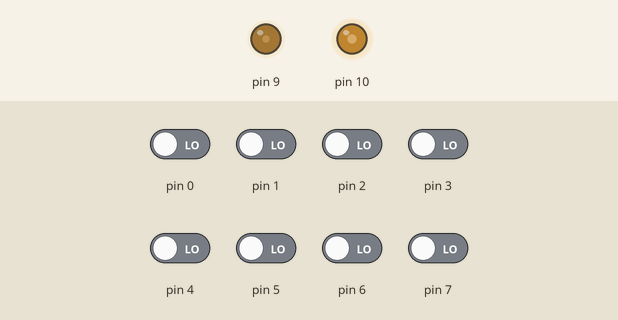
The sketch below on a simulated Arduino Uno, built with avr-gcc and run on an emulated ATmega328P. Shown: output pins drawn as LEDs (lit = HIGH). The inputs (shaded band) are chosen by the test bench; at power-on: pin 0–7 LOW.

Above: at 0.8 s.
0.9 s: pin 2 driven HIGH
At 1.8 s:
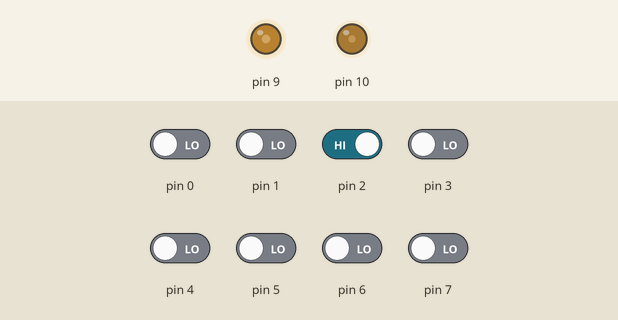
2.4 s: pin 5 driven HIGH
At 3.6 s:
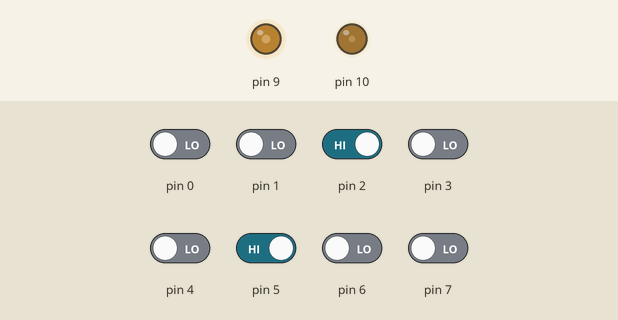
3.9 s: pin 6 driven HIGH
At 5.1 s:
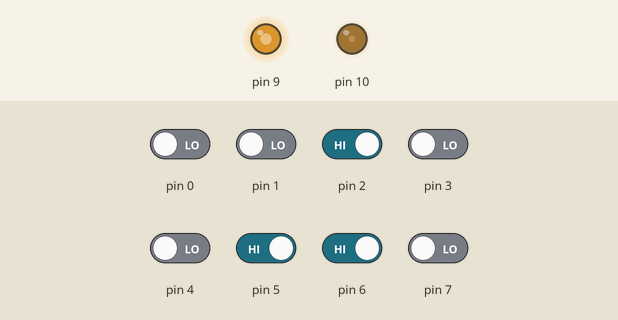
5.4 s: pin 4 driven HIGH
At 5.7 s:
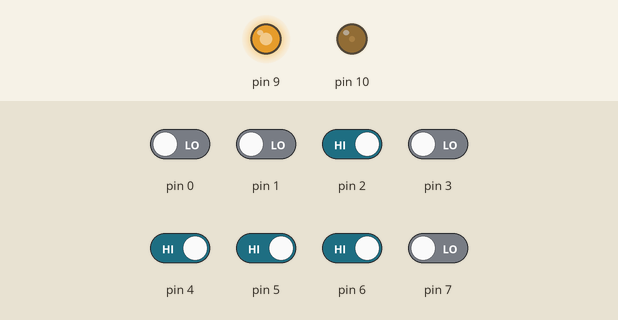
6.9 s: pin 2 driven LOW
At 7.6 s:
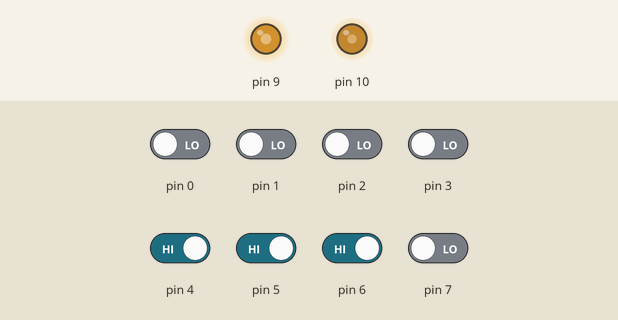
8.4 s: pin 7 driven HIGH
At 9.4 s:
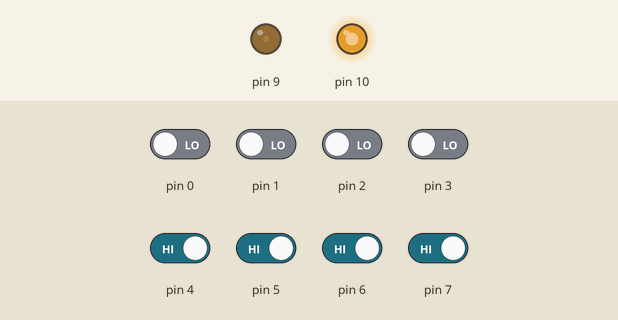
Timing chart, 0 to 10.9 s (numbered marks = the images above; inputs shaded):
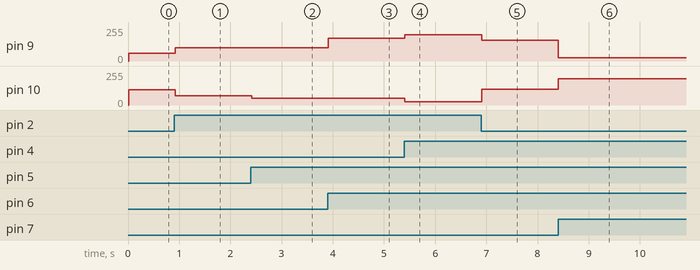

Measured:
- after the input at 0.9 s, pin 9: 58/255 → 100/255 at once; pin 10: 113/255 → 68/255 at once
- after the input at 2.4 s, pin 10: 68/255 → 52/255 at once
- after the input at 3.9 s, pin 9: 100/255 → 171/255 at once
- after the input at 5.4 s, pin 9: 171/255 → 198/255 at once; pin 10: 52/255 → 26/255 at once
- after the input at 6.9 s, pin 9: 198/255 → 155/255 at once; pin 10: 26/255 → 120/255 at once
- after the input at 8.4 s, pin 9: 155/255 → 26/255 at once; pin 10: 120/255 → 198/255 at once

The sketch:

TesteFuzzyC.ino
```cpp
#include "FuzzyRule.h"
#include "FuzzyComposition.h"
#include "Fuzzy.h"
#include "FuzzyRuleConsequent.h"
#include "FuzzyOutput.h"
#include "FuzzyInput.h"
#include "FuzzyIO.h"
#include "FuzzySet.h"
#include "FuzzyRuleAntecedent.h"

// Instanciando um objeto da biblioteca
Fuzzy* fuzzy = new Fuzzy();// criando um novo sistema fuzzy sem senhum paremetro

  //------------------------------------------------------------------------------------------Modelagem das funções de pertinência

// setando um trapezio onde o primeiro ponto é o inicial (0), o segundo é ate onde entre o primeiro ponto é o segundo ele ira variar ate (1)
// o terçeiro é ate onde o segundo ponto é o terçeiro ira manter em (1)e o quarto é ate onde ele vai variar do terçeiro ate o quarto ponto há (0)

//criando os trapézios que seram as funções de pertinência de entrada os graficos que estão associadas as entradas do fuzzy
FuzzySet* AchouMuitoEsquerda = new FuzzySet(-0.9, 0.1, 0.1, 0.1);
FuzzySet* AchouEsquerda = new FuzzySet(-0.1, 0.9 ,0.9, 0.9);
FuzzySet* AchouIdeal = new FuzzySet(0, 0 , 0, 0);
FuzzySet* AchouDireita = new FuzzySet(-0.1, 0.9, 0.9, 0.9);
FuzzySet* AchouMuitoDireita= new FuzzySet(-0.9, 0.1, 0.1, 0.1);
FuzzySet* PerdeuMuitoEsquerda = new FuzzySet(1, 1, 1, 1);
FuzzySet* PerdeuEsquerda = new FuzzySet(1, 1, 1, 1);
FuzzySet* PerdeuIdeal = new FuzzySet(1, 1, 1, 1);
FuzzySet* PerdeuDireita = new FuzzySet(1, 1, 1, 1);
FuzzySet* PerdeuMuitoDireita= new FuzzySet(1, 1, 1, 1);


//iniciando a função principal
int main(){
// definindo os canais de leitura (da extrema esquerda ate a extrema direita)
 int S1,S2,S3,S4,S5;
//################################## inicio da configuracao do PWM #######

    //configurando  modo PWM  (fase corrigida, 10 bits) do temporizador/contador TC1  que é conectado aos pinos OC1A (PB1) -> D9 e OC1B (PB2)-> D10

    //TC1 é um contador de 16 bits que permite grande precisão na geração de formas de onda

    //#################################
    //O controle do modo de operação do TC1 é feito nos registradores  TCCR1A e TCCR1B

    TCCR1A = ((1 << COM1A1)  | ((1 << COM1B1) | (1 << WGM11) | (1 << WGM10)));
    //WGM11 e WGM10 configura o modo de operacao 3 do TC1 como fase corrigida, 10 bits
    //COM1A1 e COM1B1 Limpeza de OC1A/OC1B na igualdade de comparação, isso define um PWM nao invertido

    TCCR1B =  (1 << CS10);
    //CCS12, CCS11 e CCS10 seleção do clock para o TC1.

    //CCS11 e CCS10 clock/64


    //################################## fim da configuracao do PWM #######


//################################## inicio da configuracao das portas que serao usadas #######
    DDRB=((1 <<  PB1)  |  (1 <<  PB2)); //define pino D9 e D10 com saida

    DDRD=((0 <<  PD2)  |  (0 <<  PD4)  |  (0 <<  PD5)  |  (0 <<  PD6)  | (0 <<  PD7));// define os pinos d2 d4 d5 d6 d7 com entrada
    //################################## fim da configuracao das portas que serao usadas #######

  //------------------------------------------------------------------------------------------Declarando as entradas do sistema


  FuzzyInput* MuitoEsquerda = new FuzzyInput(1);// criando a entrada em Fuzzy chamada MuitoEsquerda e está é a primeira entrada (1)
  MuitoEsquerda->addFuzzySet(AchouMuitoEsquerda);// na entrada MuitoEsquerda adicionou o grafico (função de pertinencia AchouMuitoEsquerda)
  MuitoEsquerda->addFuzzySet(PerdeuMuitoEsquerda);// na entrada MuitoEsquerda adicionou o grafico (função de pertinencia PerdeuMuitoEsquerda)
  fuzzy-> addFuzzyInput(MuitoEsquerda);// adicionou ao sistema fuzzy a entrada MuitoEsquerda

  FuzzyInput* Esquerda = new FuzzyInput(2);// criando a entrada em Fuzzy chamada Esquerda e está é a segunda entrada (2)
  Esquerda->addFuzzySet(AchouEsquerda);// na entrada Esquerda adicionou o grafico (função de pertinencia AchouEsquerda)
  Esquerda->addFuzzySet(PerdeuEsquerda);// na entrada Esquerda adicionou o grafico (função de pertinencia PerdeuEsquerda)
  fuzzy-> addFuzzyInput(Esquerda);// adicionou ao sistema fuzzy a entrada Esquerda

  FuzzyInput* Ideal = new FuzzyInput(3);// criando a entrada em Fuzzy chamada Ideal e está é a Terçeira entrada (3)
  Ideal->addFuzzySet(AchouIdeal);// na entrada Ideal adicionou o grafico (função de pertinencia AchouIdeal)
  Ideal->addFuzzySet(PerdeuIdeal);// na entrada Ideal adicionou o grafico (função de pertinencia PerdeuIdeal)
  fuzzy->addFuzzyInput(Ideal);// adicionou ao sistema fuzzy a entrada Ideal

  FuzzyInput* Direita = new FuzzyInput(4);// criando a entrada em Fuzzy chamada Direita e está é a Quarta entrada (4)
  Direita->addFuzzySet(AchouDireita);// na entrada Direita adicionou o grafico (função de pertinencia AchouDireita)
  Direita->addFuzzySet(PerdeuDireita);// na entrada Direita adicionou o grafico (função de pertinencia PerdeuDireita)
  fuzzy-> addFuzzyInput(Direita);// adicionou ao sistema fuzzy a entrada Direita

  FuzzyInput* MuitoDireita = new FuzzyInput(5);// criando a entrada em Fuzzy chamada MuitoDireita e está é a Quinta entrada (5)
  MuitoDireita->addFuzzySet(AchouMuitoDireita);// na entrada MuitoDireita adicionou o grafico (função de pertinencia AchouMuitoDireita)
  MuitoDireita->addFuzzySet(PerdeuMuitoDireita);// na entrada MuitoDireita adicionou o grafico (função de pertinencia PerdeuMuitoDireita)
  fuzzy-> addFuzzyInput(MuitoDireita);// adicionou ao sistema fuzzy a entrada MuitoDireita

//-----------------------------------------------------------------------------------------------------Declarando as saidas

//-----------------------------------------------------------------------------------------------------saída 1
FuzzyOutput* MotorEsquerdo = new FuzzyOutput(1);//Criando a saída em Fuzzy MotorEsquerdo e está é a primeira saída(1)
FuzzySet* TensaoMotorEsquerdo = new FuzzySet(0,600,600,600); //Criando um grafico (Função de pertinência) trapezoidal
FuzzySet* TensaoMotorEsquerdo2 = new FuzzySet(0,0,0,160);    //Criando um grafico (Função de pertinência) trapezoidal
FuzzySet* TensaoMotorEsquerdo3 = new FuzzySet(0,0,361,361);  //Criando um grafico (Função de pertinência) trapezoidal
FuzzySet* TensaoMotorEsquerdo4 = new FuzzySet(0,400,400,400);//Criando um grafico (Função de pertinência) trapezoidal
MotorEsquerdo->addFuzzySet(TensaoMotorEsquerdo);  //Adicionando a saída MotorEsquerdo o grafico(Função de pertinência) TensaoMotorEsquerdo
MotorEsquerdo->addFuzzySet(TensaoMotorEsquerdo2); //Adicionando a saída MotorEsquerdo o grafico(Função de pertinência) TensaoMotorEsquerdo2
MotorEsquerdo->addFuzzySet(TensaoMotorEsquerdo3); //Adicionando a saída MotorEsquerdo o grafico(Função de pertinência) TensaoMotorEsquerdo3
MotorEsquerdo->addFuzzySet(TensaoMotorEsquerdo4); //Adicionando a saída MotorEsquerdo o grafico(Função de pertinência) TensaoMotorEsquerdo4
fuzzy ->addFuzzyOutput(MotorEsquerdo); //Adicionando ao sistema Fuzzy a saída MotorEsquerdo

//------------------------------------------------------------------------------------------------------saida 2

FuzzyOutput* MotorDireito = new FuzzyOutput(2); //Criando a saída em Fuzzy MotorDireito e está é a segunda saída
FuzzySet* TensaoMotorDireito = new FuzzySet(0,0,0,160);     //Criando um grafico (Função de pertinência) trapezoidal
FuzzySet* TensaoMotorDireito2 = new FuzzySet(0,600,600,600);//Criando um grafico (Função de pertinência) trapezoidal
FuzzySet* TensaoMotorDireito3 = new FuzzySet(0,0,360,360);  //Criando um grafico (Função de pertinência) trapezoidal
FuzzySet* TensaoMotorDireito4 = new FuzzySet(0,40,400,400); //Criando um grafico (Função de pertinência) trapezoidal
MotorDireito->addFuzzySet(TensaoMotorDireito);  //Adicionando a saída MotorDireito o grafico(Função de pertinência) TensaoMotorDireito
MotorDireito->addFuzzySet(TensaoMotorDireito2); //Adicionando a saída MotorDireito o grafico(Função de pertinência) TensaoMotorDireito2
MotorDireito->addFuzzySet(TensaoMotorDireito3); //Adicionando a saída MotorDireito o grafico(Função de pertinência) TensaoMotorDireito3
MotorDireito->addFuzzySet(TensaoMotorDireito4); //Adicionando a saída MotorDireito o grafico(Função de pertinência) TensaoMotorDireito4
fuzzy ->addFuzzyOutput(MotorDireito); //Adicionando ao sistema Fuzzy a saída MotorDireito

//--------------------------------------------------------------------------------------Composição das regras: Condições de ativação e qual será a consequência
//-------------------------------------------------------------------------------------------------------Caso somente s1 seja ativado---> regra 1

  FuzzyRuleAntecedent* AchouMuitoEsquerdaAndPerdeuResto= new FuzzyRuleAntecedent();//Criando a regra antecedente(que usa dados diretamente ligados a entrada) chamada AchouMuitoEsquerdaAndPerdeuResto
  AchouMuitoEsquerdaAndPerdeuResto->joinSingle(AchouMuitoEsquerda); // Adicionando a regra criada um grafico sem nenhuma Condição (joinSingle) apenas dizendo que quando o valor estiver dentro do intervalo AchouMuitoEsquerda esta regra estara valendo

  FuzzyRuleConsequent* thenAchouMuitoEsquerdaAndPerdeuResto = new FuzzyRuleConsequent();//Criando a regra Consequent (Que liga dados diretamente a saída do Fuzzy) chamada thenAchouMuitoEsquerdaAndPerdeuResto
  thenAchouMuitoEsquerdaAndPerdeuResto->addOutput(TensaoMotorDireito2);//Adicionando a regra a ao grafico (Função de pertinência) TensaoMotorDireito2, então quando esta regra for ativa ira jogar a resposta em TensaoMotorDireito2
  thenAchouMuitoEsquerdaAndPerdeuResto->addOutput(TensaoMotorEsquerdo2); //Adicionando a regra a ao grafico (Função de pertinência) TensaoMotorEsquerdo2, então quando esta regra for ativa ira jogar a resposta em TensaoMotorDEsquerdo2

  FuzzyRule* fuzzyRule1 = new FuzzyRule(1,AchouMuitoEsquerdaAndPerdeuResto,thenAchouMuitoEsquerdaAndPerdeuResto);//Criando a regra em si esta é a primeira regra e associa a regra antecedente AchouMuitoEsquerdaAndPerdeuResto que se for ativada ira ativar a regra consequent thenAchouMuitoEsquerdaAndPerdeuResto
  fuzzy->addFuzzyRule(fuzzyRule1);// Adicionando ao sistema Fuzzy a regra fuzzyRule1 e esta é a primeira regra criada

 //------------------------------------------------------------------------------------------------------Caso somente s2 seja ativado---> regra 2
// está regra segue a mesma ideia da regra 1
  FuzzyRuleAntecedent* AchouEsquerdaAndPerdeuResto = new FuzzyRuleAntecedent();
  AchouEsquerdaAndPerdeuResto->joinSingle(AchouEsquerda);

  FuzzyRuleConsequent* thenAchouEsquerdaAndPerdeuResto = new FuzzyRuleConsequent();
  thenAchouEsquerdaAndPerdeuResto->addOutput(TensaoMotorDireito4);
  thenAchouEsquerdaAndPerdeuResto->addOutput(TensaoMotorEsquerdo2);

  FuzzyRule* fuzzyRule2 = new FuzzyRule(2,AchouEsquerdaAndPerdeuResto, thenAchouEsquerdaAndPerdeuResto);
  fuzzy->addFuzzyRule(fuzzyRule2);

//-------------------------------------------------------------------------------------------------------Caso somente s3 seja ativado---> regra 3
// está regra segue a mesma ideia da regra 1
  FuzzyRuleAntecedent* AchouIdealAndPerdeuResto = new FuzzyRuleAntecedent();
  AchouIdealAndPerdeuResto->joinSingle(AchouIdeal);

  FuzzyRuleConsequent* thenAchouIdealAndPerdeuResto = new FuzzyRuleConsequent();
  thenAchouIdealAndPerdeuResto->addOutput(TensaoMotorDireito3);
  thenAchouIdealAndPerdeuResto->addOutput(TensaoMotorEsquerdo3);

  FuzzyRule* fuzzyRule3 = new FuzzyRule(3,AchouIdealAndPerdeuResto, thenAchouIdealAndPerdeuResto);
  fuzzy->addFuzzyRule(fuzzyRule3);

//-------------------------------------------------------------------------------------------------------Caso somente s4 seja ativado---> regra 4
// está regra segue a mesma ideia da regra 1

  FuzzyRuleAntecedent* AchouDireitaAndPerdeuResto = new FuzzyRuleAntecedent();
  AchouDireitaAndPerdeuResto->joinSingle(AchouDireita);

  FuzzyRuleConsequent* thenAchouDireitaAndPerdeuResto = new FuzzyRuleConsequent();
  thenAchouDireitaAndPerdeuResto->addOutput(TensaoMotorDireito);
  thenAchouDireitaAndPerdeuResto->addOutput(TensaoMotorEsquerdo4);

  FuzzyRule* fuzzyRule4 = new FuzzyRule(4,AchouDireitaAndPerdeuResto,thenAchouDireitaAndPerdeuResto);
  fuzzy->addFuzzyRule(fuzzyRule4);

 //------------------------------------------------------------------------------------------------------Caso somente s5 seja ativado---> regra 5
 // está regra segue a mesma ideia da regra 1

  FuzzyRuleAntecedent* AchouMuitoDireitaAndPerdeuResto = new FuzzyRuleAntecedent();
  AchouMuitoDireitaAndPerdeuResto->joinSingle(AchouMuitoDireita);

  FuzzyRuleConsequent* thenAchouMuitoDireitaAndPerdeuResto = new FuzzyRuleConsequent();
  thenAchouMuitoDireitaAndPerdeuResto->addOutput(TensaoMotorDireito);
  thenAchouMuitoDireitaAndPerdeuResto->addOutput(TensaoMotorEsquerdo);

  FuzzyRule* fuzzyRule5 = new FuzzyRule(5,AchouMuitoDireitaAndPerdeuResto, thenAchouMuitoDireitaAndPerdeuResto);
  fuzzy->addFuzzyRule(fuzzyRule5);
//----------------------------------------------------------------------------------------------------------------Regras adicionais
//----------------------------------------------------------------------------------------------------------------Todos sensores detectando branco(1)


  FuzzyRuleAntecedent* PerdeuMuitoDireitaAndDireita = new FuzzyRuleAntecedent();//criando uma regra antecedente
  PerdeuMuitoDireitaAndDireita->joinWithAND(PerdeuMuitoDireita, PerdeuDireita);//Adicionando a regra antecedente criada na linha anterior duas entradas atraves da operação joinWithAND que ira pegar o menor valor entra as duas entradas
  FuzzyRuleAntecedent* PerdeuMuitoEsquerdaAndEsquerda= new FuzzyRuleAntecedent();//criando uma nova regra antecedente
  PerdeuMuitoEsquerdaAndEsquerda->joinWithAND(PerdeuMuitoEsquerda, PerdeuEsquerda);//Adicionando a regra antecedente criada na linha anterior duas entradas atraves da operação joinWithAND que ira pegar o menor valor entra as duas entradas
  FuzzyRuleAntecedent* PerdeuSensoresLaterais = new FuzzyRuleAntecedent();//criando uma nova regra antecedente
  PerdeuSensoresLaterais->joinWithAND(PerdeuMuitoDireitaAndDireita, PerdeuMuitoEsquerdaAndEsquerda);//Adicionando a regra antecedente criada na linha anterior as duas regras antecedentes anteriores que atraves da operação joinWithAND que ira pegar o menor valor entra as duas
  FuzzyRuleAntecedent* PerdeuTudo= new FuzzyRuleAntecedent();//Criando uma nova regra antecedente
  PerdeuTudo->joinWithAND(PerdeuSensoresLaterais, PerdeuIdeal);//Adicionando a regra antecedente criada na linha anterior as duas regras antecedentes anteriores que atraves da operação joinWithAND que ira pegar o menor valor entra as duas

  FuzzyRuleConsequent* thenPerdeuTudo = new FuzzyRuleConsequent();//Criando a regra consequent
  thenPerdeuTudo->addOutput(TensaoMotorDireito3);//adicionando a regra consequent ao grafico (Função de pertinencia) TensaoMotorDireito3
  thenPerdeuTudo->addOutput(TensaoMotorEsquerdo3);//adicionando a regra consequent ao grafico (Função de pertinencia) TensaoMotorEsquerdo3

  FuzzyRule* fuzzyRule6 = new FuzzyRule(6, PerdeuTudo, thenPerdeuTudo);//Criando a sexta regra que sera ativa com o valor de PerdeuTudo e este valor sera associado ao thenPerdeuTudo
  fuzzy->addFuzzyRule(fuzzyRule6);//Adicionando a sexta Regra ao sistema Fuzzy

  //----------------------------------------------------------------------------------------------------------------Todos sensores detectando preto(0) ou nada

// Laço de repetição para que o seguidor sempre faça a leitura dos sensores
while(1){


  int SaidaMotorEsquerdo;// criando a variavel inteira que ira armazenar a saida para o motor esquerdo
  int SaidaMotorDireito;// criando a variavel inteira que ira armazenar a saida para o motor Direito


      bool C1,C2,C3,C4,C5;// criando variaveis booleanas que irão ajudar na logica para leitura
    // ################ INICIO #### Leitura digital dos sensores #################
    if(PIND & (1<<PD7)) {//leitura digital do pino d7
        C1 = 1;}
    else {C1 = 0;}


    if(PIND & (1<<PD6)) {//leitura digital do pino d6
        C2 = 1;}
    else {C2 = 0;}


    if(PIND & (1<<PD5)) {//leitura digital do pino d5
        C3 = 1;}
    else {C3 = 0;}


    if(PIND & (1<<PD4)) {//leitura digital do pino d4
        C4 = 1;}
    else {C4 = 0;}


    if(PIND & (1<<PD2)) {//leitura digital do pino d2
        C5 = 1;}
    else {C5 = 0;}

    // ################ FIM #### Leitura digital dos sensores #################


  fuzzy->setInput(1,C1);//Adicionando ao sistema Fuzzy na primeira entrada o valor armazenado em C1
  fuzzy->setInput(2,C2);//Adicionando ao sistema Fuzzy na segunda entrada o valor armazenado em C2
  fuzzy->setInput(3,C3);//Adicionando ao sistema Fuzzy na terçeira entrada o valor armazenado em C3
  fuzzy->setInput(4,C4);//Adicionando ao sistema Fuzzy na quarta entrada o valor armazenado em C4
  fuzzy->setInput(5,C5);//Adicionando ao sistema Fuzzy na quinta entrada o valor armazenado em C5
  fuzzy->fuzzify();//Mandando o comando para que o sistema Fuzzy seja executado


  SaidaMotorEsquerdo = fuzzy->defuzzify(1);// Defuzzificando e "colhendo" a saída 1 do sistema fuzzy e armazenando em SaidaMotorEsquerdo
  SaidaMotorDireito = fuzzy->defuzzify(2);// Defuzzificando e "colhendo" a saída 2 do sistema fuzzy e armazenando em SaidaMotorDireito

  OCR1A = 2 * SaidaMotorDireito; //e1screve o valor de 0 a 1023 no pino d9
  OCR1B = 2 * SaidaMotorEsquerdo; //escreve o valor de 0 a 1023 no pino d10


//laço de repetição para caso nenhum sensor seja lido (isto ira ajudar com que o carrinho faça curva armazenando o ultimo valor do erro gerado pelo sistema fuzzy e o congelando fazendo com que
//o carrinho continue fazendo a curva mesmo sem ler nenhum sensor, isto foi nescessario pois a leitura dos sensores é muito ruim) então apenas quando todos os sensores derem 1 que esse while sera ativado
 while((PIND & (1<<PD7)) &&   (PIND & (1<<PD6))  && (PIND & (1<<PD5)) &&  (PIND & (1<<PD4)) && (PIND & (1<<PD2)) ){
  // aqui o valor em C1-C5 é o mesmo do ultimo ciclo de fuzzy então ele ira jogar este mesmo falor para ser executado e assim retornando a mesma resposta
  // foi nescessario refazer todo o processo pois se não fosse feito o código apresentava problemas e não funcionada adequadamente
  fuzzy->setInput(1,C1);
  fuzzy->setInput(2,C2);
  fuzzy->setInput(3,C3);
  fuzzy->setInput(4,C4);
  fuzzy->setInput(5,C5);
  fuzzy->fuzzify();
  SaidaMotorEsquerdo = fuzzy->defuzzify(1);
  SaidaMotorDireito = fuzzy->defuzzify(2);

  OCR1A = 2 * SaidaMotorDireito; //escreve o valor de 0 a 1023 no pino d9
  OCR1B = 2 * SaidaMotorEsquerdo; //escreve o valor de 0 a 1023 no pino d10


 }


  }
}
```

Source omitted: Fuzzy.cpp (5263 bytes), Fuzzy.h (2044 bytes), FuzzyComposition.cpp (7242 bytes), FuzzyComposition.h (1391 bytes), FuzzyIO.cpp (1869 bytes), FuzzyIO.h (1195 bytes), FuzzyInput.cpp (856 bytes), FuzzyInput.h (720 bytes), FuzzyOutput.cpp (7655 bytes), FuzzyOutput.h (1223 bytes), FuzzyRule.cpp (1146 bytes), FuzzyRule.h (1003 bytes) and 6 more
